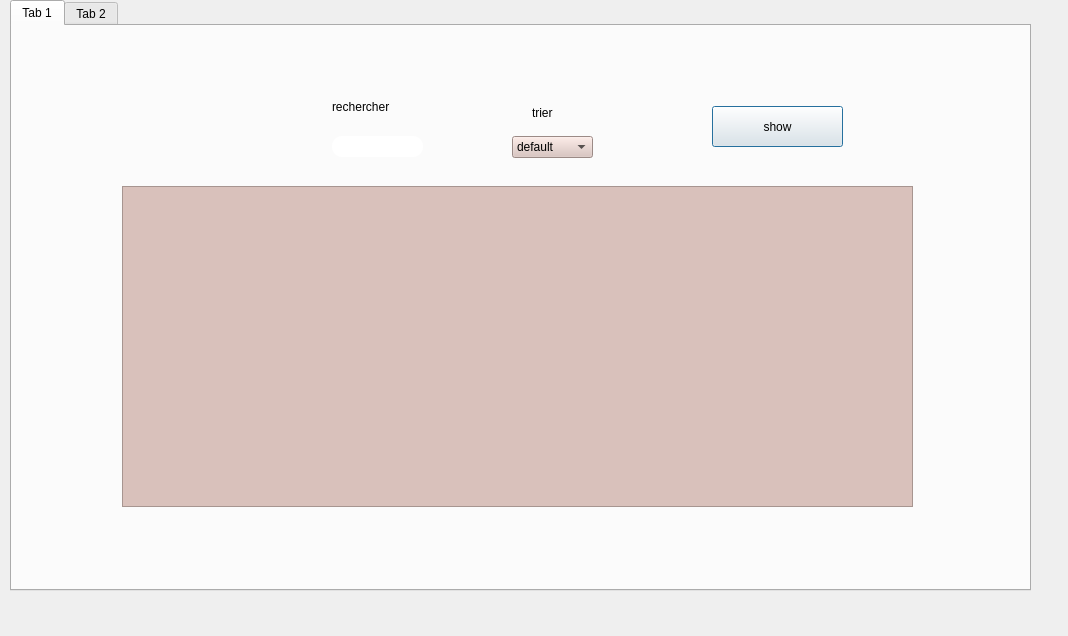
<?xml version="1.0" encoding="UTF-8"?>
<ui version="4.0">
 <class>expert</class>
 <widget class="QDialog" name="expert">
  <property name="geometry">
   <rect>
    <x>0</x>
    <y>0</y>
    <width>1068</width>
    <height>636</height>
   </rect>
  </property>
  <property name="windowTitle">
   <string>Dialog</string>
  </property>
  <widget class="QTabWidget" name="tabWidget">
   <property name="geometry">
    <rect>
     <x>10</x>
     <y>0</y>
     <width>1021</width>
     <height>591</height>
    </rect>
   </property>
   <property name="currentIndex">
    <number>0</number>
   </property>
   <widget class="QWidget" name="tab">
    <attribute name="title">
     <string>Tab 1</string>
    </attribute>
    <widget class="QLabel" name="label_5">
     <property name="geometry">
      <rect>
       <x>320</x>
       <y>70</y>
       <width>91</width>
       <height>21</height>
      </rect>
     </property>
     <property name="styleSheet">
      <string notr="true">
font: 81 10pt &quot;Rockwell Extra Bold&quot;</string>
     </property>
     <property name="text">
      <string>rechercher</string>
     </property>
    </widget>
    <widget class="QComboBox" name="tri">
     <property name="geometry">
      <rect>
       <x>500</x>
       <y>110</y>
       <width>81</width>
       <height>22</height>
      </rect>
     </property>
     <property name="styleSheet">
      <string notr="true">
background-color:#d9c1bb;


font: 81 8pt &quot;Rockwell Extra Bold&quot;</string>
     </property>
     <item>
      <property name="text">
       <string>default</string>
      </property>
     </item>
     <item>
      <property name="text">
       <string>id ↑</string>
      </property>
     </item>
     <item>
      <property name="text">
       <string>id ↓</string>
      </property>
     </item>
    </widget>
    <widget class="QLabel" name="label_38">
     <property name="geometry">
      <rect>
       <x>0</x>
       <y>-170</y>
       <width>1251</width>
       <height>911</height>
      </rect>
     </property>
     <property name="text">
      <string/>
     </property>
     <property name="pixmap">
      <pixmap>../../Downloads/back.png</pixmap>
     </property>
    </widget>
    <widget class="QPushButton" name="pushButton_2">
     <property name="geometry">
      <rect>
       <x>700</x>
       <y>80</y>
       <width>131</width>
       <height>41</height>
      </rect>
     </property>
     <property name="styleSheet">
      <string notr="true">
QPushButton

{
	background-color: rgb(72, 78, 86);
	border-style: outset;
    border-width: 2px;
    border-radius:20px;
    border-color: beige;
    font: bold 14px;;
    padding: 6px;
	color: rgb(255, 255, 255);

}

QPushButton:hover

{
	background-color: rgb(106, 227, 231);
	color: rgb(0, 0, 0);
	gridline-color: rgb(94, 118, 255);
}

QPushButton:pressed</string>
     </property>
     <property name="text">
      <string>show</string>
     </property>
    </widget>
    <widget class="QLineEdit" name="rech">
     <property name="geometry">
      <rect>
       <x>320</x>
       <y>110</y>
       <width>91</width>
       <height>21</height>
      </rect>
     </property>
     <property name="styleSheet">
      <string notr="true">border-radius: 10px;
background-color: rgb(255, 255, 255);</string>
     </property>
    </widget>
    <widget class="QTableView" name="tab_users">
     <property name="geometry">
      <rect>
       <x>110</x>
       <y>160</y>
       <width>791</width>
       <height>321</height>
      </rect>
     </property>
     <property name="styleSheet">
      <string notr="true">
background-color:#d9c1bb;


font: 81 8pt &quot;Rockwell Extra Bold&quot;</string>
     </property>
    </widget>
    <widget class="QLabel" name="label_11">
     <property name="geometry">
      <rect>
       <x>520</x>
       <y>80</y>
       <width>47</width>
       <height>14</height>
      </rect>
     </property>
     <property name="styleSheet">
      <string notr="true">
font: 81 10pt &quot;Rockwell Extra Bold&quot;</string>
     </property>
     <property name="text">
      <string>trier</string>
     </property>
    </widget>
    <zorder>label_38</zorder>
    <zorder>label_5</zorder>
    <zorder>tri</zorder>
    <zorder>pushButton_2</zorder>
    <zorder>rech</zorder>
    <zorder>tab_users</zorder>
    <zorder>label_11</zorder>
   </widget>
   <widget class="QWidget" name="tab_2">
    <attribute name="title">
     <string>Tab 2</string>
    </attribute>
    <widget class="QPushButton" name="imp">
     <property name="geometry">
      <rect>
       <x>630</x>
       <y>70</y>
       <width>131</width>
       <height>41</height>
      </rect>
     </property>
     <property name="styleSheet">
      <string notr="true">QPushButton

{
	background-color: rgb(72, 78, 86);
	border-style: outset;
    border-width: 2px;
    border-radius:20px;
    border-color: beige;
    font: bold 14px;;
    padding: 6px;
	color: rgb(255, 255, 255);

}

QPushButton:hover

{
	background-color: rgb(106, 227, 231);
	color: rgb(0, 0, 0);
	gridline-color: rgb(94, 118, 255);
}

QPushButton:pressed</string>
     </property>
     <property name="text">
      <string>imprimer</string>
     </property>
    </widget>
    <widget class="QPushButton" name="stats">
     <property name="geometry">
      <rect>
       <x>820</x>
       <y>70</y>
       <width>131</width>
       <height>41</height>
      </rect>
     </property>
     <property name="styleSheet">
      <string notr="true">QPushButton

{
	background-color: rgb(72, 78, 86);
	border-style: outset;
    border-width: 2px;
    border-radius:20px;
    border-color: beige;
    font: bold 14px;;
    padding: 6px;
	color: rgb(255, 255, 255);

}

QPushButton:hover

{
	background-color: rgb(106, 227, 231);
	color: rgb(0, 0, 0);
	gridline-color: rgb(94, 118, 255);
}

QPushButton:pressed</string>
     </property>
     <property name="text">
      <string>stats</string>
     </property>
    </widget>
    <widget class="QLabel" name="label_9">
     <property name="geometry">
      <rect>
       <x>0</x>
       <y>-170</y>
       <width>1251</width>
       <height>911</height>
      </rect>
     </property>
     <property name="text">
      <string/>
     </property>
     <property name="pixmap">
      <pixmap>../../Downloads/back.png</pixmap>
     </property>
    </widget>
    <widget class="QGraphicsView" name="graphicsView">
     <property name="geometry">
      <rect>
       <x>310</x>
       <y>150</y>
       <width>391</width>
       <height>331</height>
      </rect>
     </property>
     <property name="styleSheet">
      <string notr="true">
background-color:#d9c1bb;


font: 81 8pt &quot;Rockwell Extra Bold&quot;</string>
     </property>
    </widget>
    <zorder>label_9</zorder>
    <zorder>stats</zorder>
    <zorder>graphicsView</zorder>
    <zorder>imp</zorder>
   </widget>
  </widget>
 </widget>
 <resources/>
 <connections/>
</ui>
